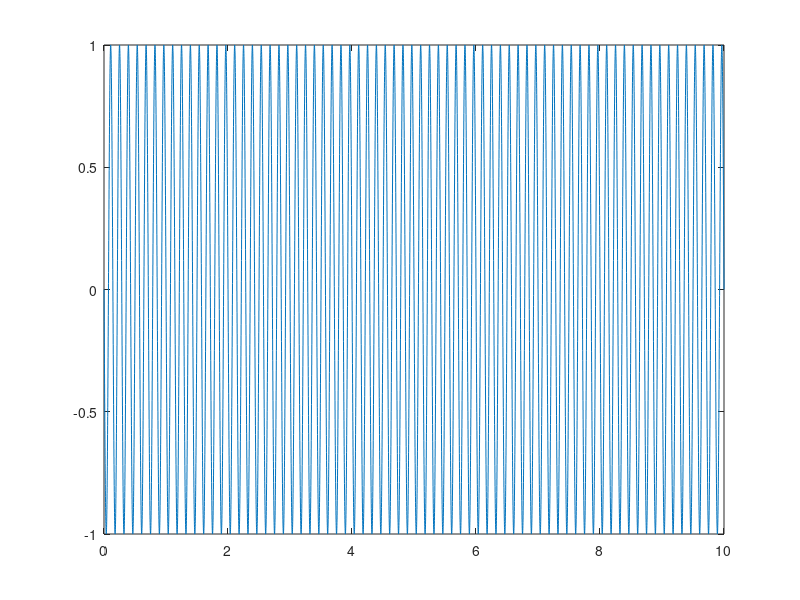
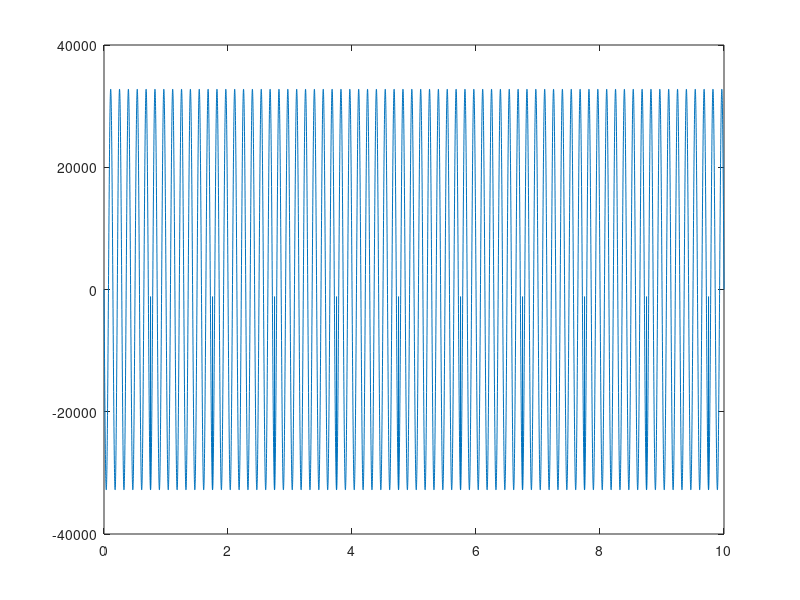
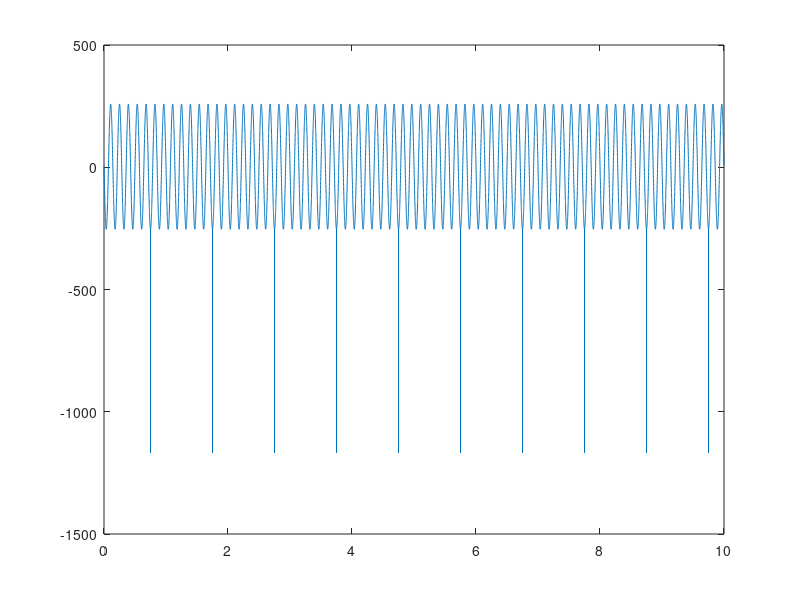

MATLAB code to generate these figures, in order:
clc
clear
close

load("wyniki.txt");
load("wyniki2.txt");

stairs(wyniki(:,1),wyniki(:,2));
figure
stairs(wyniki(:,1),wyniki(:,3));
figure;
stairs(wyniki2(:,1),wyniki2(:,2));